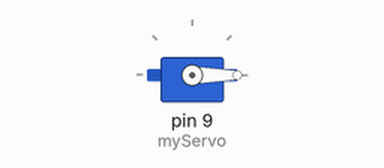
Simulated run of this sketch. Board: Arduino Uno, built with avr-gcc and run on an emulated ATmega328P. Shown: servo.

Above: at 0.05 s.
At 0.9 s:
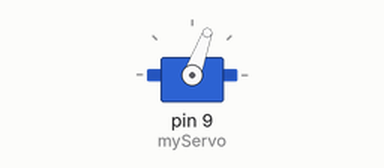
At 1.8 s:
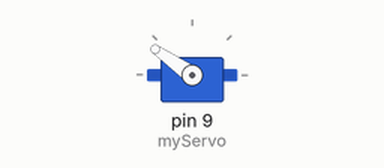
At 3.6 s:
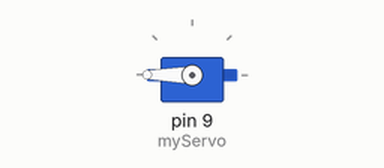
Timing chart, 0 to 8.3 s (numbered marks = the images above):
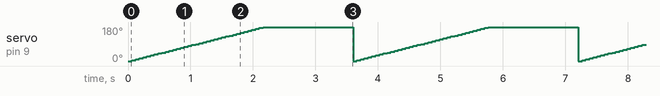

Measured:
- by itself, servo on pin 9 (myServo): ramps from 0° to 180° and jumps back, once every 3.6 s

The sketch:

ServoClock.ino
```cpp
#include <Servo.h>
Servo myServo;
void setup()
{
  // put your setup code here, to run once:
  myServo.attach(9);

}

void loop() {
  // put your main code here, to run repeatedly:
  for(int i =0; i< 300; i+=5)
    {
      myServo.write(i);
      delay(60);
    }
}
```
